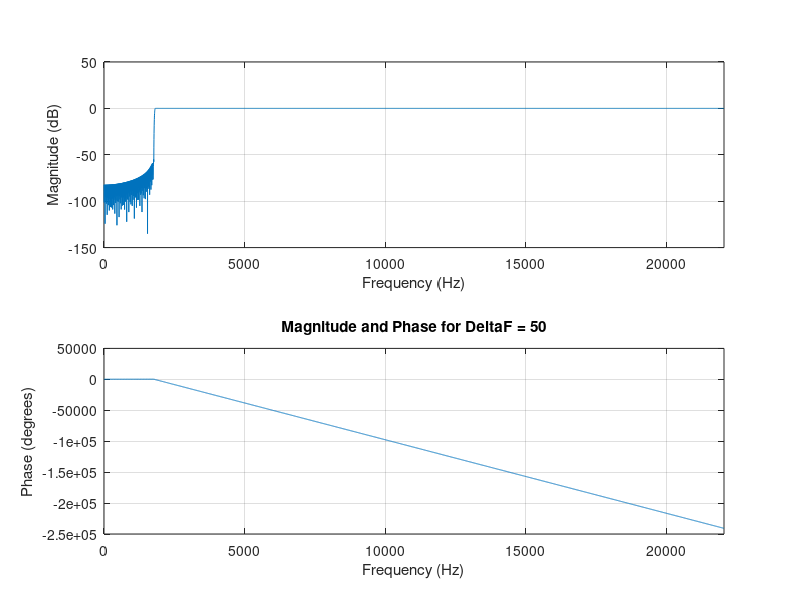
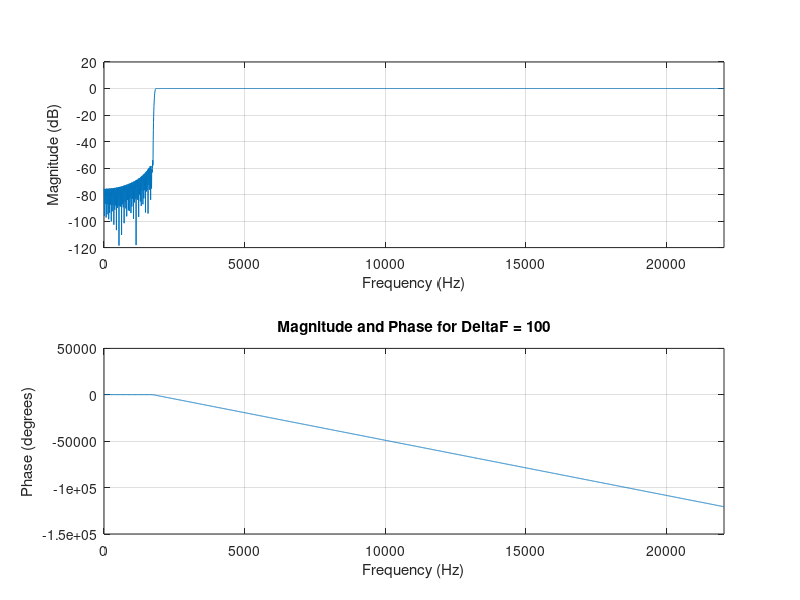
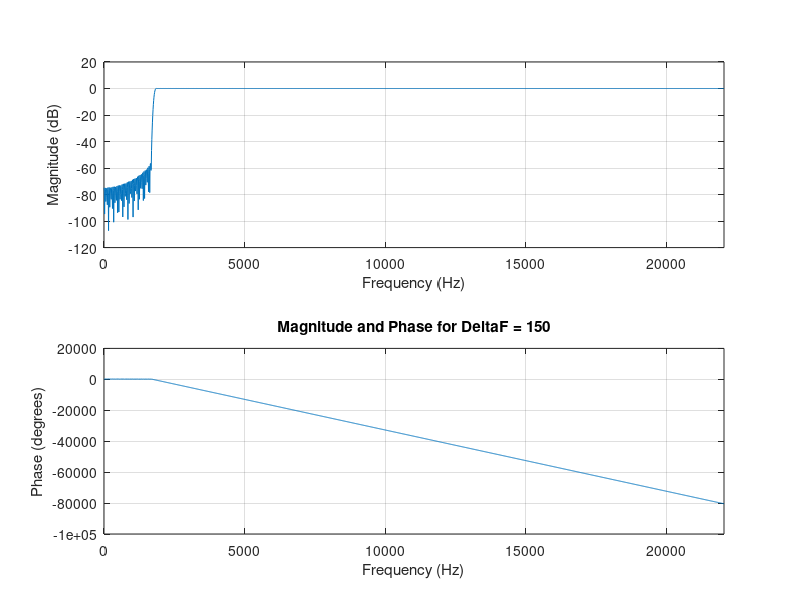
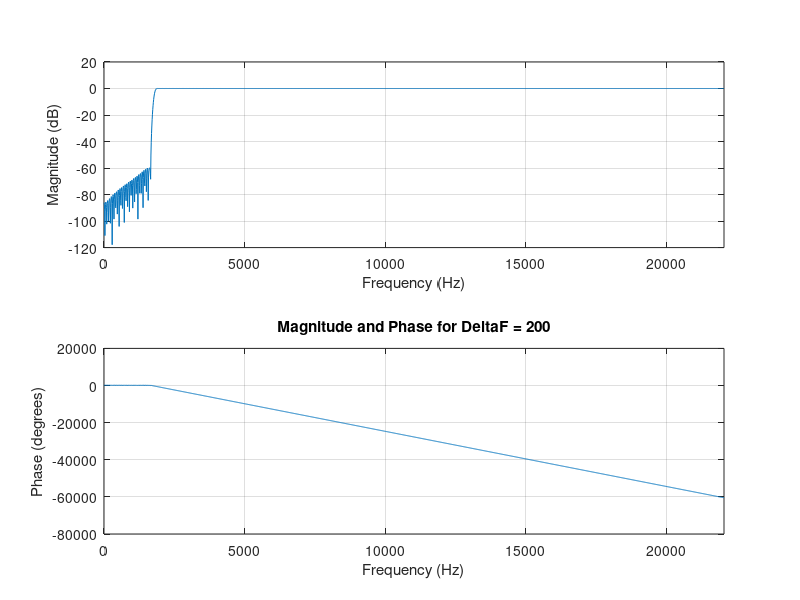

These charts were generated, in order, by the following MATLAB code:
%===============================================================================
% File:         test_widths.m
% Written by:   Harry Rogers
% Date:         January 2026
% Description:  Transition bandwidth parameter sweep script analyzing required FIR filter orders
%===============================================================================

Fs = 44100;
fc = 1800;
test_width = 50:50:1800; % Test different widths from 50 to 1800 Hz in increments of 50

% Initialize arrays to store transition widths and filter orders
transition_widths = [];
filter_orders = [];

for df = test_width
    % Calculate order and ensure it is even 
    deltaOmega = (pi * df) / Fs; % Calculate Normalized Transition Width (Delta Omega)
    N = round((3.3 * pi )/ deltaOmega); % Calculate filter order based on deltaOmega
    if mod(N, 2) ~= 0, N = N + 1; end % If order number isn't even add one to make it even
    
    % Store transition width and filter order
    transition_widths = [transition_widths; df];
    filter_orders = [filter_orders; N];
    
    % Generate filter 
    h = fir1(N, fc/(Fs/2), 'high', hamming(N+1));
    
    % Visualise different filters
    figure('Name', ['Transition Width: ', num2str(df), ' Hz']);
    freqz(h, 1, 1024, Fs); 
    title(['Magnitude and Phase for DeltaF = ', num2str(df)]);
end

% Display tabulation of transition widths and filter orders
disp('Transition Width (Hz)    Filter Order');
disp([transition_widths, filter_orders]);
